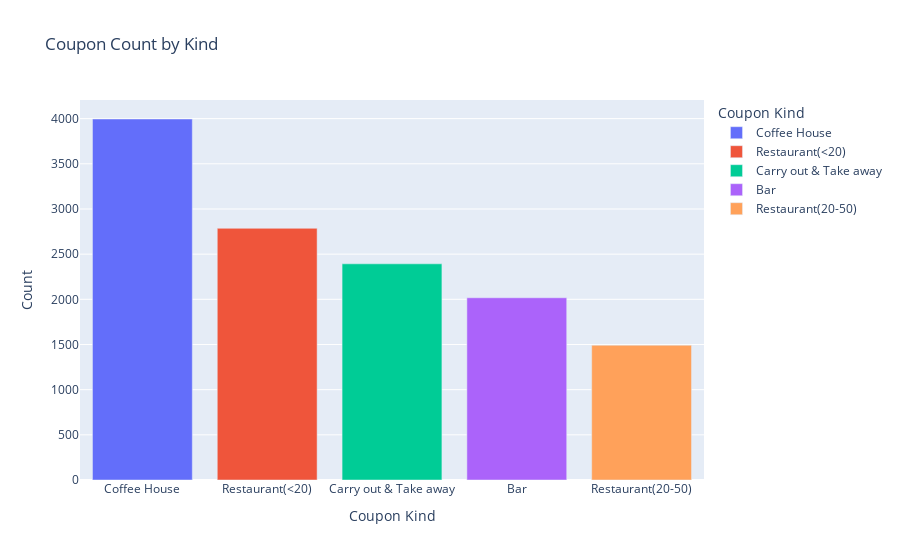

This figure's notebook cell:
### Markdown cell above
5. Use a bar plot to visualize the `coupon` column.

### Code cell
import plotly.express as px

coupon_value_counts = clean_data["coupon"].value_counts().reset_index()

fig = px.bar(
            coupon_value_counts,
            title = "Coupon Count by Kind",
            x = "coupon",
            y = "count",
            color = "coupon",
            labels = {"coupon": "Coupon Kind", "count": "Count"})

fig.show()

plt.savefig('visualizations/coupon count by kind.png')

### Figure 1 — Plotly figure (JSON) as saved in the notebook; plotly's stock layout.template omitted (floating-point values rounded to 4 significant figures)
{"data": [{"alignmentgroup": "True", "hovertemplate": "Coupon Kind=%{x}<br>Count=%{y}<extra></extra>", "legendgroup": "Coffee House", "marker": {"color": "#636efa", "pattern": {"shape": ""}}, "name": "Coffee House", "offsetgroup": "Coffee House", "orientation": "v", "showlegend": true, "textposition": "auto", "type": "bar", "x": ["Coffee House"], "xaxis": "x", "y": [3996], "yaxis": "y"}, {"alignmentgroup": "True", "hovertemplate": "Coupon Kind=%{x}<br>Count=%{y}<extra></extra>", "legendgroup": "Restaurant(<20)", "marker": {"color": "#EF553B", "pattern": {"shape": ""}}, "name": "Restaurant(<20)", "offsetgroup": "Restaurant(<20)", "orientation": "v", "showlegend": true, "textposition": "auto", "type": "bar", "x": ["Restaurant(<20)"], "xaxis": "x", "y": [2786], "yaxis": "y"}, {"alignmentgroup": "True", "hovertemplate": "Coupon Kind=%{x}<br>Count=%{y}<extra></extra>", "legendgroup": "Carry out & Take away", "marker": {"color": "#00cc96", "pattern": {"shape": ""}}, "name": "Carry out & Take away", "offsetgroup": "Carry out & Take away", "orientation": "v", "showlegend": true, "textposition": "auto", "type": "bar", "x": ["Carry out & Take away"], "xaxis": "x", "y": [2393], "yaxis": "y"}, {"alignmentgroup": "True", "hovertemplate": "Coupon Kind=%{x}<br>Count=%{y}<extra></extra>", "legendgroup": "Bar", "marker": {"color": "#ab63fa", "pattern": {"shape": ""}}, "name": "Bar", "offsetgroup": "Bar", "orientation": "v", "showlegend": true, "textposition": "auto", "type": "bar", "x": ["Bar"], "xaxis": "x", "y": [2017], "yaxis": "y"}, {"alignmentgroup": "True", "hovertemplate": "Coupon Kind=%{x}<br>Count=%{y}<extra></extra>", "legendgroup": "Restaurant(20-50)", "marker": {"color": "#FFA15A", "pattern": {"shape": ""}}, "name": "Restaurant(20-50)", "offsetgroup": "Restaurant(20-50)", "orientation": "v", "showlegend": true, "textposition": "auto", "type": "bar", "x": ["Restaurant(20-50)"], "xaxis": "x", "y": [1492], "yaxis": "y"}], "layout": {"autosize": true, "barmode": "relative", "legend": {"title": {"text": "Coupon Kind"}, "tracegroupgap": 0}, "title": {"text": "Coupon Count by Kind"}, "xaxis": {"anchor": "y", "autorange": true, "categoryarray": ["Coffee House", "Restaurant(<20)", "Carry out & Take away", "Bar", "Restaurant(20-50)"], "categoryorder": "array", "domain": [0, 1], "range": [-0.5, 4.5], "title": {"text": "Coupon Kind"}, "type": "category"}, "yaxis": {"anchor": "x", "autorange": true, "domain": [0, 1], "range": [0, 4206.0], "title": {"text": "Count"}, "type": "linear"}}}
